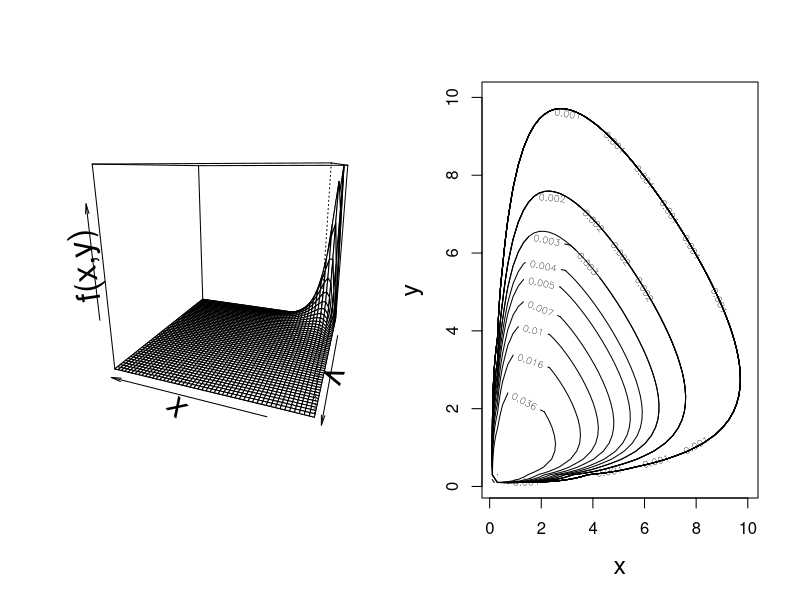
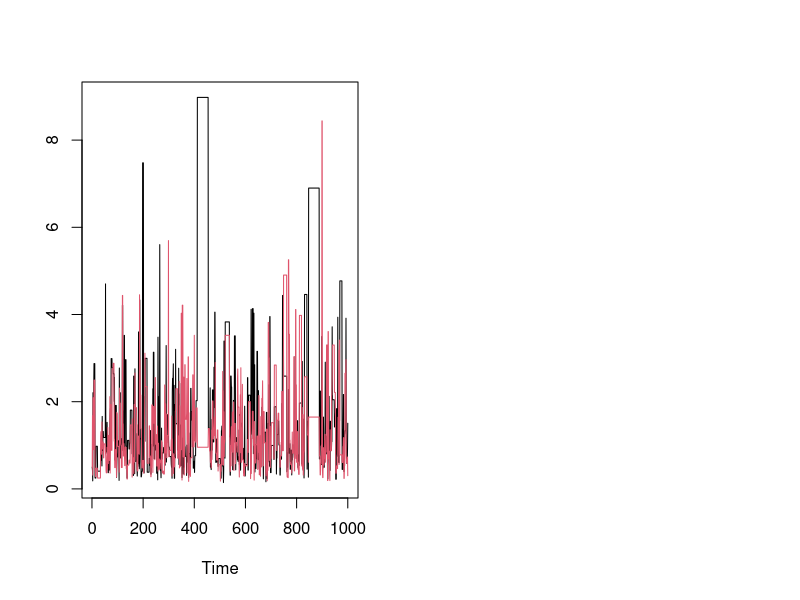
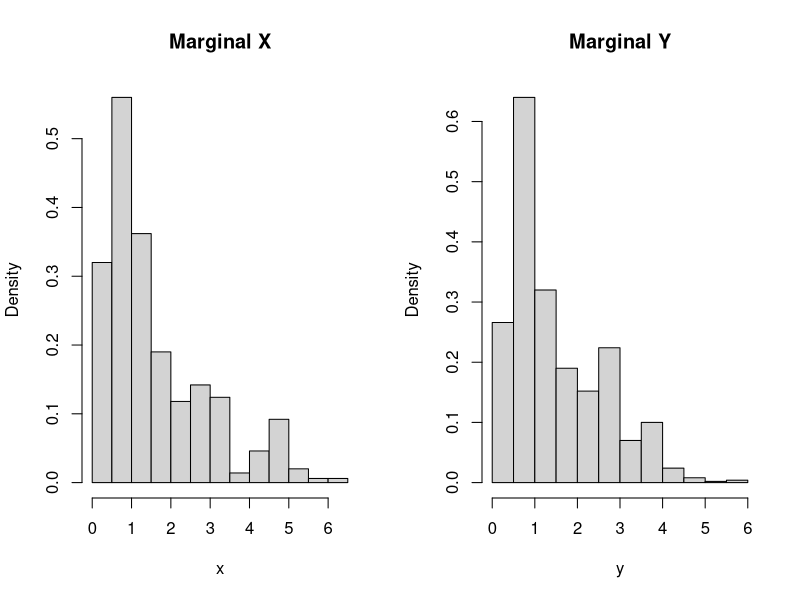
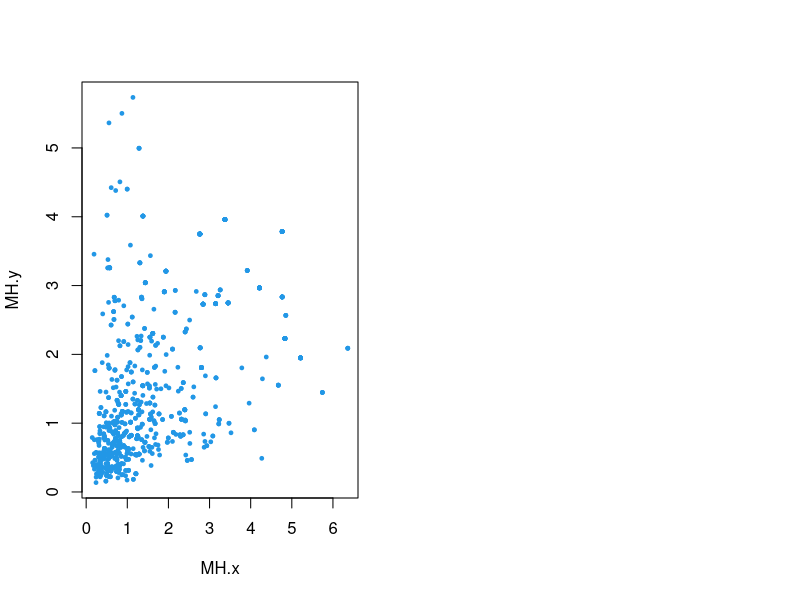

These charts were generated, in order, by the following R code:
## ---- chunk 1
knitr::opts_chunk$set(echo = TRUE)
library(knitr)
library(stats)
## ---- chunk 2
a=1
b=1.5
true.mean = a*gamma(1+1/b)
true.var = a^2*(gamma(1+2/b)-(gamma(1+1/b)^2))
kable(t(c(true.mean,true.var)))
## ---- chunk 3
set.seed(1)
n = 100000
mc_samples <- rweibull(n,shape = 1.5,scale = 1)
mc_cent <- (mc_samples-mean(mc_samples))^2
normalize_mc <- (n*mc_cent/(sum(mc_cent)))^2
mc.mean <- mean(normalize_mc)
mc.sd <- sqrt(var(normalize_mc)/n)
kable(data.frame("mc.mean"=mc.mean,"mc.se"=mc.sd))
## ---- chunk 4
set.seed(2)
n = 100000
mc_samples <- 0
for (i in 1:n){
  u <- runif(n=1)
  mc_samples[i] <- (log(1/u))^2
}
mc_mean <- mean(mc_samples)
mc_sd  <- sqrt(var(mc_samples)/n)
kable(data.frame("mc.mean"=mc_mean,"mc.se"=mc_sd))
## ---- chunk 5
set.seed(3)
n = 100000
mc_samples11 <- 0
mc_samples12 <- 0
mc_samples22 <- 0
for (i in 1:n){
  u <- (log(1/runif(n = 1)))^(1/1.5)
  mc_samples11[i] <- -(1.5-1.5*2.5*u^(1.5))
  mc_samples12[i] <- 1-u^1.5-1.5*u^1.5*log(u)
  mc_samples22[i] <- 1/1.5^2+u^1.5*(log(u))^2
}
Fisher_11 <- mean(mc_samples11)
Fisher_12 <- Fisher_21 <- mean(mc_samples12)
Fisher_22 <- mean(mc_samples22)
sd_11 <- sqrt(var(mc_samples11)/n)
sd_12 <- sd_21 <- sqrt(var(mc_samples12)/n)
sd_22 <- sqrt(var(mc_samples22)/n)
mc_Fisher_matrix <- matrix(c(Fisher_11,Fisher_21,Fisher_12,Fisher_22),2,2)
mc_Fisher_sd <- matrix(c(sd_11,sd_21,sd_12,sd_22),2,2)
## ---- chunk 6
kable(mc_Fisher_matrix)
## ---- chunk 7
kable(mc_Fisher_sd)
## ---- chunk 8
set.seed(4)
a=2
y = a+rexp(n = 100000,rate = 1)
weight = dweibull(y,1.5,1)/dexp(y-a,rate = 1)
mc_samples = y*weight
kable(data.frame("mc.mean"=mean(mc_samples),"mc.se"=sqrt(var(mc_samples)/n)))
## ---- chunk 9
set.seed(5)
x <- rweibull(n = 100000,shape = 1.5,scale = 1)
ident <- as.numeric(x>2)
kable(data.frame("mc.mean"=mean(x*ident),"mc.se"=sqrt(var(x*ident)/n)))
## ---- chunk 10
f <- function(x){
  u <- 1/2-log(x[1]/x[2])
  V <- 1/x[1]*pnorm(u)+1/x[2]*pnorm(1-u)
  F_cdf <- exp(-V)
  k1 <- 1/x[1]*(pnorm(u)+dnorm(u))-1/x[2]*dnorm(1-u)
  k2 <- 1/x[2]*(pnorm(1-u)+dnorm(1-u))-1/x[1]*dnorm(u)
  k3 <- 1/x[1]*((1-u)*dnorm(u))+1/x[2]*(u*dnorm(1-u))
  k <- k1*k2+k3
  return(F_cdf*k/(x[1]*x[2]))
} # joint pdf
grid1 <- seq(0.1,10,length=50)
xy = expand.grid(x=grid1, y=grid1)
z = apply(xy,1,f)

par(mfcol=c(1,2))
persp(grid1, grid1, matrix(z,50,50), theta= -160,
      zlab="f(x,y)", xlab="x", ylab="y",cex.lab=2)
contour(grid1, grid1, matrix(z,50,50), levels= round(quantile(z, 0.04*(1:25)),3), 
        xlab="x", ylab="y", cex.lab=1.5)
## ---- chunk 11
#proposal:exp(rate=1)
MH1 <- function(init, n.iter){
  xx <- matrix(0,n.iter,2) 
  count <- 0
  xx[1,] <- init
  joint_exp <- function(uv){dexp(uv[1],rate = 1)*dexp(uv[2],rate = 1)}
  for (i in 2:n.iter){
    uv <- rexp(2,rate = 1)
    r <- (f(uv)/f(xx[i-1,]))*(joint_exp(xx[i-1,])/joint_exp(uv))
    U <- runif(1)
    if (U< min(r,1)) {
      xx[i,] <- uv
      count <- count +1
    }
    else {xx[i,] <- xx[i-1,]}
  }
  return(list(mc=xx, r.mean=count/n.iter))
}
## ---- chunk 12
set.seed(1019)
mc1<- MH1(c(0.5,0.5),10000)
cat("Acceptance rate:",mc1$r.mean)
## ---- chunk 13
ts.plot(mc1$mc[1:1000,1:2], col=1:2) 
## ---- chunk 14
new_mc1 <- mc1$mc[9001:10000,]
## ---- chunk 15
par(mfcol=c(1,2))
hist(new_mc1[,1],freq = F,main="Marginal X",
     xlab = "x")
hist(new_mc1[,2],freq = F,main="Marginal Y",
     xlab = "y")
## ---- chunk 16
plot(new_mc1[,1], new_mc1[,2],
     pch=19, col=4, cex=0.5,
     xlab="MH.x",ylab="MH.y")
## ---- chunk 17
mc.samples <- 0
x <- new_mc1[,1]
y <- new_mc1[,2]
for (i in 1:1000){
  if ({y[i] <= 5-x[i]} & {x[i] <5}){
    mc.samples[i] <- 1
  }
  else{
    mc.samples[i] <- 0
  }
}
mc.mean <- mean(mc.samples)
mc.se <- sqrt(var(mc.samples)/1000)
kable(data.frame("mc.mean"=mc.mean,"mc.se"=mc.se))
## ---- chunk 18
kable(1-mc.mean,col.names = "")
